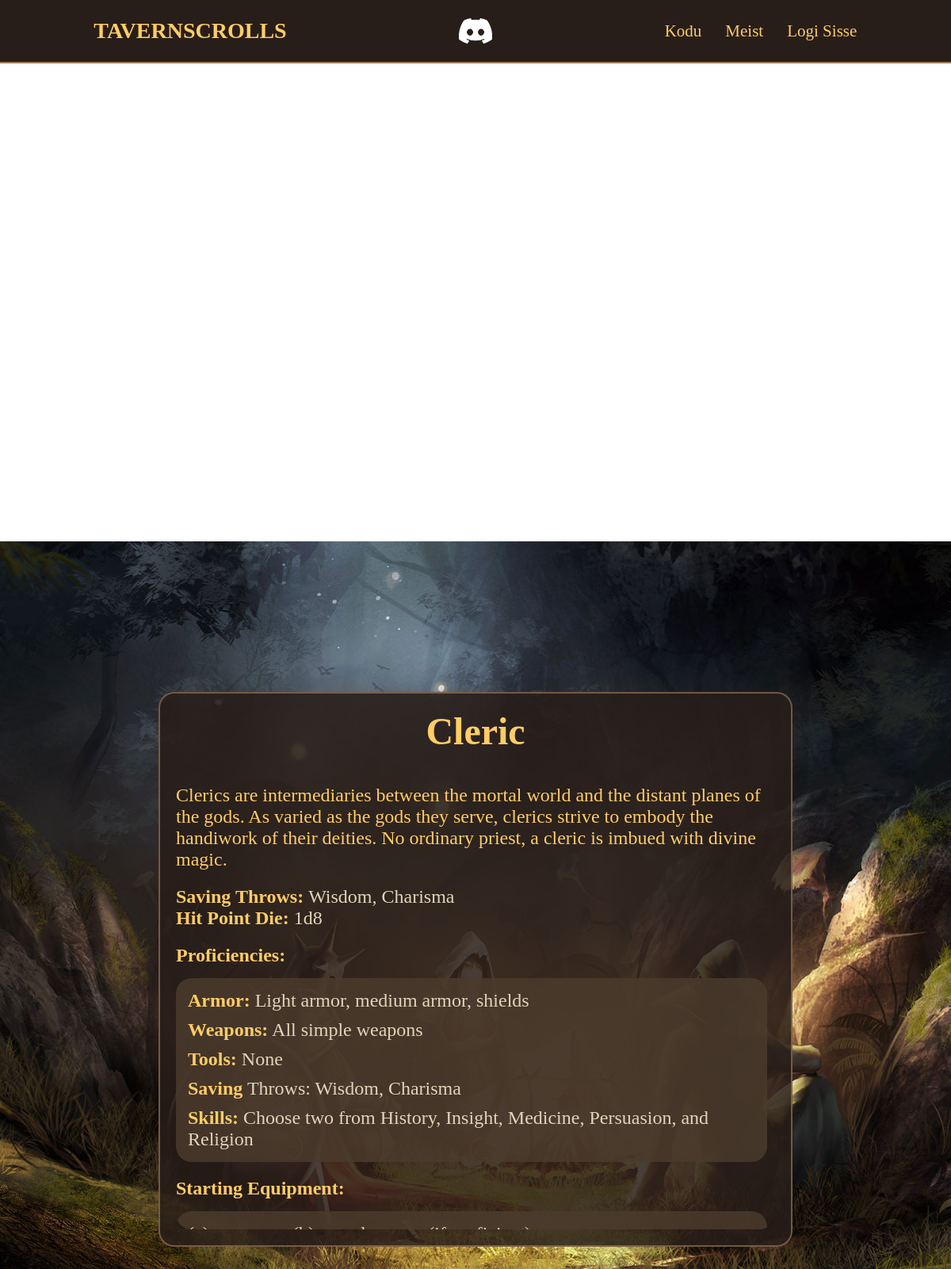
Screenshot of /klass?nimi=Cleric with the database file from the repository.
### instance/database.py (models this page shows)
class Klass(db.Model):
    id = db.Column(db.Integer, primary_key=True)
    nimi = db.Column(db.String(20), nullable=False)
    saving_throw = db.Column(db.Text, nullable=False)
    text = db.Column(db.Text, nullable=False)
    hit_points=db.Column(db.String(4), nullable=True)
    proficiencies=db.Column(db.Text, nullable=True)
    equipment=db.Column(db.Text, nullable=True)
    features=db.Column(db.Text, nullable=True)
    lvl1=db.Column(db.Text, nullable=True)
    lvl2 = db.Column(db.Text, nullable=True)
    lvl3 = db.Column(db.Text, nullable=True)
    lvl4 = db.Column(db.Text, nullable=True)
    lvl5 = db.Column(db.Text, nullable=True)
    lvl6 = db.Column(db.Text, nullable=True)
    lvl7 = db.Column(db.Text, nullable=True)
    lvl8 = db.Column(db.Text, nullable=True)
    lvl9 = db.Column(db.Text, nullable=True)
    lvl10 = db.Column(db.Text, nullable=True)
    lvl11 = db.Column(db.Text, nullable=True)
    lvl12 = db.Column(db.Text, nullable=True)
    lvl13 = db.Column(db.Text, nullable=True)
    lvl14 = db.Column(db.Text, nullable=True)
    lvl15 = db.Column(db.Text, nullable=True)
    lvl16 = db.Column(db.Text, nullable=True)
    lvl17 = db.Column(db.Text, nullable=True)
    lvl18 = db.Column(db.Text, nullable=True)
    lvl19 = db.Column(db.Text, nullable=True)
    lvl20 = db.Column(db.Text, nullable=True)
    small_text= db.Column(db.String(60), nullable=True)
    homebrew_id=db.Column(db.Integer, nullable=True)

### main.py (the view)
@app.route('/klass')
def klass_info():
    klass_nimi = request.args.get('nimi')
    klass = Klass.query.filter_by(nimi=klass_nimi).first()
    feature_names = [name.strip() for name in klass.features.split(',')]
    placeholders = ', '.join([f":name{i}" for i in range(len(feature_names))])
    params = {f"name{i}": name for i, name in enumerate(feature_names)}
    query = text(f'SELECT nimi, text FROM Features WHERE nimi IN ({placeholders})')
    results = db.session.execute(query, params).fetchall()
    levels = {}
    for i in range(1, 21):
        val = getattr(klass, f"lvl{i}", None)
        if val:
            levels[i] = val.strip()
    features = {row.nimi: row.text for row in results}
    return render_template('klass_info.html',
                           klass=klass,
                           levels=levels,
                           features=features)

### templates/klass_info.html (shortened to what this page needs)
{% extends 'mall.html' %}
{% block body %}
<div class="class-info-wrapper">
    <div class="class-info-header">
        {% if klass.nimi %}<h1>{{ klass.nimi.strip() }}</h1>{% endif %}
    </div>
    <div class="class-info-container">
        {% if klass.text %}
            <div class="class-info-description">
                <p>{{ klass.text.strip()}}</p>
            </div>
        {% endif %}
        <div class="class-info-traits">
            {% if klass.saving_throw %}
                <p><strong>Saving Throws: </strong>{{ klass.saving_throw.strip() }}</p>
            {% endif %}
            {% if klass.hit_points %}
                <p><strong>Hit Point Die: </strong>{{ klass.hit_points.strip()}}</p>
            {% endif %}
        </div>
        <div class="class-info-proficiencies-container">
            <h4><strong>Proficiencies:</strong></h4>
            <div class="class-info-proficiencies">
                {% if klass.proficiencies %}
                    {% for proficiencies in klass.proficiencies.strip().split('\n') %}
                        <p><strong>{{ proficiencies.split(' ', 1)[0] }}</strong> {{ proficiencies.split(' ', 1)[1] }}</p>
                    {% endfor %}
                {% endif %}
            </div>
        </div>
        <div class="class-info-equipment-container">
            <h4><strong>Starting Equipment:</strong></h4>
            <div class="class-info-equipment">
                {% if klass.equipment %}
                    {% for equipment in klass.equipment.strip().split('\n') %}
                        <p>{{ equipment}}</p>
                    {% endfor %}
                {% endif %}
            </div>
        </div>
    </div>
</div>
{% endblock %}

### static/css/kujundus.css (style rules this page uses)
* { margin: 0; padding: 0; box-sizing: border-box; }
body { background-image: url("../Icons/dnd_bg.jpg"); background-repeat: no-repeat; background-position: center center; background-attachment: fixed; background-size: auto; color: #e1d5b9; font-family: 'Cinzel', serif; display: flex; justify-content: center; align-items: center; height: 100vh; }
.class-info-wrapper { display: flex; flex-direction: column; position: absolute; padding: 20px; top: 50%; left: 50%; width: 800px; height: 700px; background-color: rgba(40,30,25,0.85); border: 2px solid rgba(165,130,95,0.6); border-radius: 20px; color: #ffcc66; align-items: center; transform: translate(-50%, -50%); font-size: 24px; }
.class-info-header { margin-bottom: 30px; }
.class-info-container { display: flex; flex-direction: column; width: 100%; border-radius: inherit; gap: 20px; padding-bottom: 10px; overflow-y: auto; padding-right: 10px; -ms-overflow-style: none; }
.class-info-description { margin-top: 10px; }
.class-info-proficiencies, .class-info-equipment, .class-info-class-features-container { display: flex; flex-direction: column; border-radius: 20px; background-color: rgba(75, 60, 45, 0.83); padding: 15px; gap: 10px; font-size: 24px; }
.class-info-traits p, .class-info-proficiencies p, .class-info-equipment p, .class-info-feature p, .class-info-class-feature p { color: #e1d5b9; }
.class-info-traits p strong, .class-info-proficiencies p strong, .class-info-feature p strong, .class-info-class-feature p strong { color: #ffcc66; }
.class-info-proficiencies-container, .class-info-equipment-container, .class-info-features-wrapper, .class-info-class-features-wrapper { display: flex; flex-direction: column; gap: 15px; }

### rows the page displays
Klass: nimi.strip "Cleric", text.strip "Clerics are intermediaries between the mortal world and the distant planes of the gods. As varied as the gods they serve, clerics strive to embody the handiwork of their deities. No ordinary priest, a cleric is imbued with divine magic.", saving_throw.strip "Wisdom, Charisma", hit_points.strip "1d8"

### other values shown
{{ proficiencies.split(' ', 1)[0] }} "Armor:" "Weapons:" "Tools:" "Saving" "Skills:"
{{ proficiencies.split(' ', 1)[1] }} "Light armor, medium armor, shields" "All simple weapons" "None" "Throws: Wisdom, Charisma" "Choose two from History, Insight, Medicine, Persuasion, and Religion"
